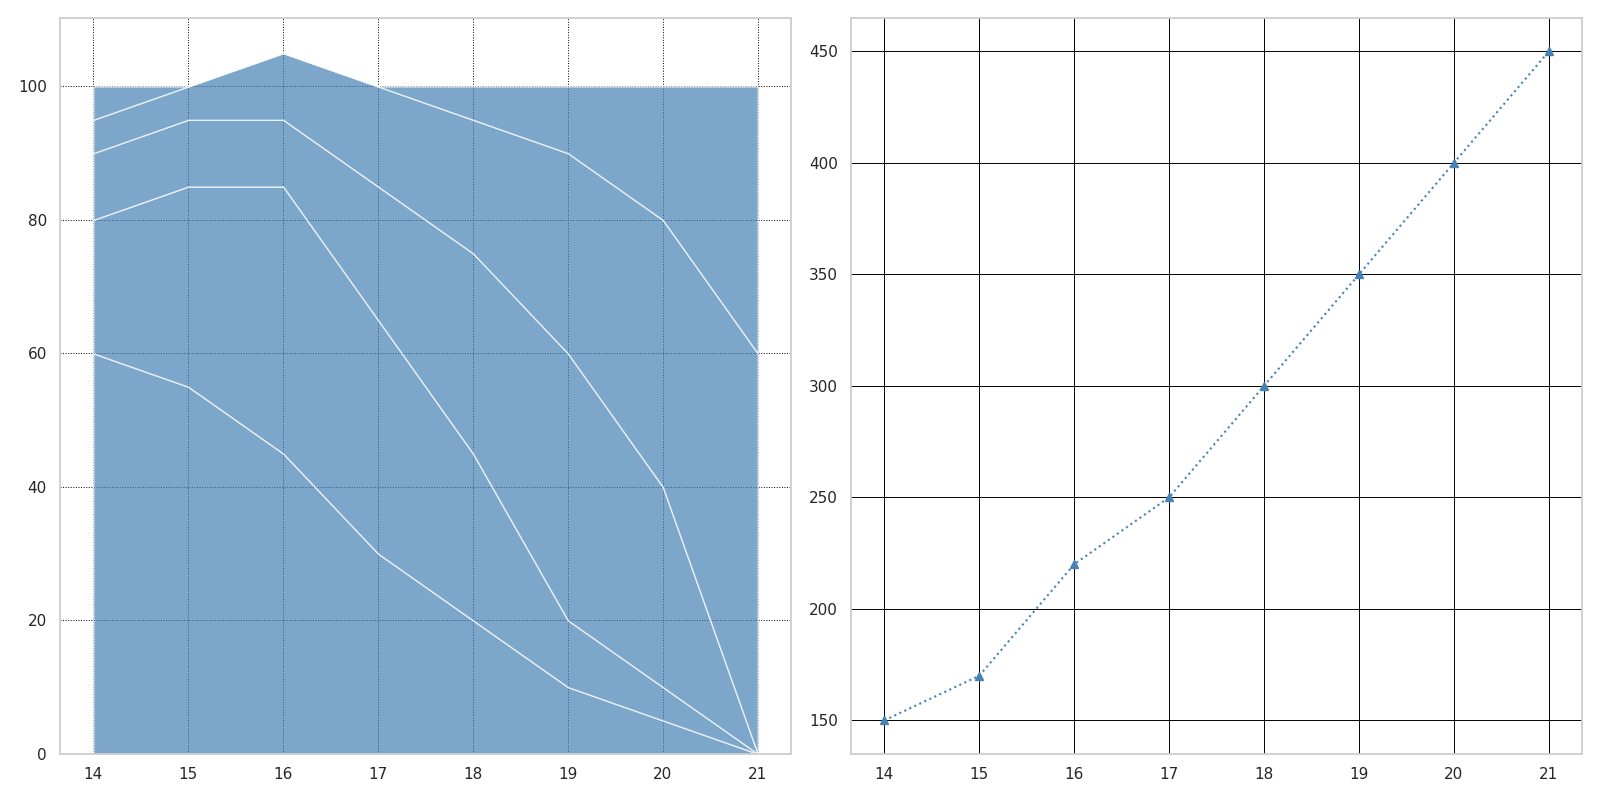

Recreate this plot in Python.
import matplotlib.pyplot as plt
import numpy as np

centuries = np.arange(14, 22)
classical = [60, 55, 45, 30, 20, 10, 5, 0]
renaissance = [20, 30, 40, 35, 25, 10, 5, 0]
baroque = [10, 10, 10, 20, 30, 40, 30, 0]
modernism = [5, 5, 10, 15, 20, 30, 40, 60]
abstract = [5, 0, 0, 0, 5, 10, 20, 40]
famous_artworks = [150, 170, 220, 250, 300, 350, 400, 450]
data = np.array([classical, renaissance, baroque, modernism, abstract])

# Set a single color for uniformity
color = '#4682B4'

fig, (ax1, ax2) = plt.subplots(1, 2, figsize=(16, 8))

# Apply a uniform color for stackplot
ax1.stackplot(centuries, data, colors=[color]*5, alpha=0.7)
ax1.grid(axis='both', color='black', linestyle=':', linewidth=0.7)

# Use the same color for line plot
ax2.plot(centuries, famous_artworks, marker='^', linestyle=':', color=color)
ax2.grid(axis='both', color='black', linestyle='-', linewidth=0.7)

plt.tight_layout()
plt.show()
